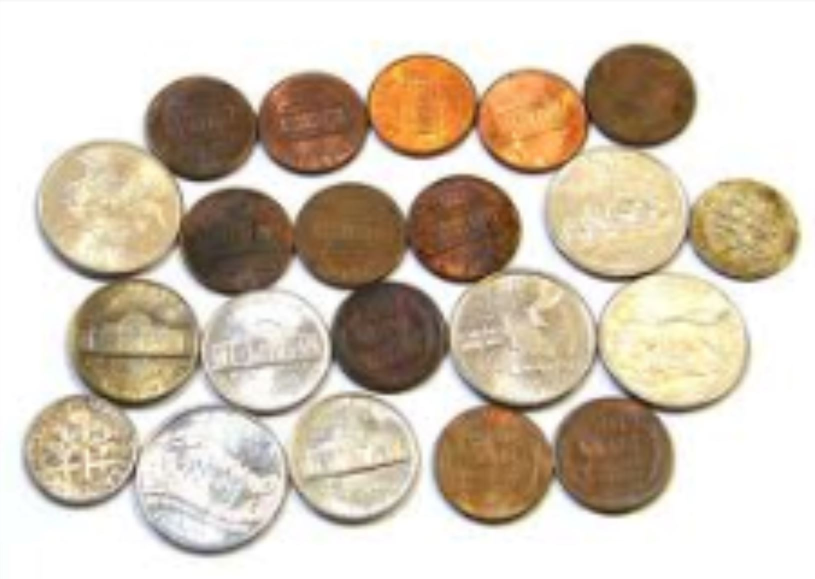
#> input picture coin2.JPG, 1629 x 1157 px (shown at 1/2 size)
$ python btcoin2.py
#> lines starting #> are read from the running program, lines starting #| are printed output that depends on the picture; after the words box and inside, x2 and y2 are one past the last pixel; in counts of white or black regions, pixels touching at a corner belong together
from traceback import print_tb
from cv2 import DIST_L2, mean
import numpy as np
import cv2
import matplotlib.pyplot as plt


img  =  cv2.imread("coin2.JPG", cv2.IMREAD_COLOR)
#> img is the input picture: shape (1157, 1629, 3); mean B, G, R 179.8, 196.8, 209.7
img_1 = cv2.imread("coin2.JPG", cv2.IMREAD_GRAYSCALE)
#> img_1: shape (1157, 1629); min 28, max 255, mean 198.8
img = cv2.resize(img,(int(img.shape[1]/2), int(img.shape[0]/2)))
#> img: shape (578, 814, 3)
img_1 = cv2.resize(img_1,(int(img_1.shape[1]/2), int(img_1.shape[0]/2)))
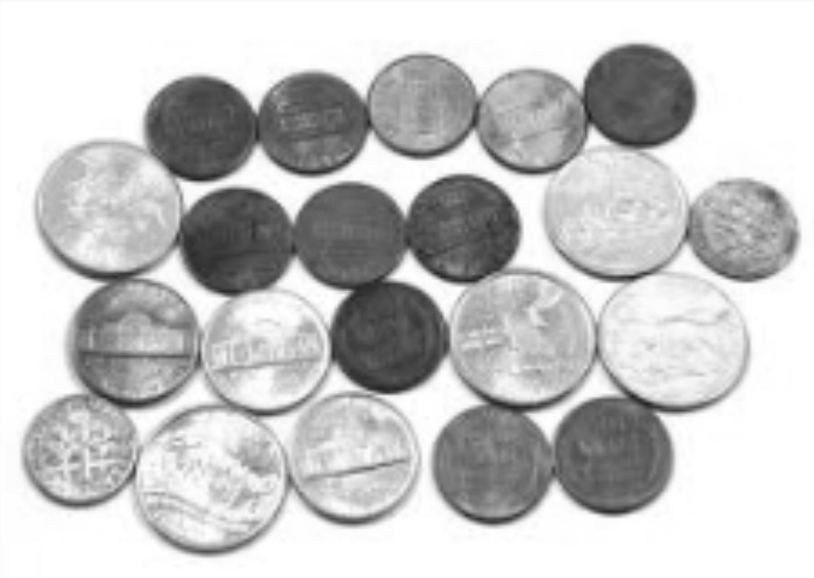
#> img_1: shape (578, 814); min 28, max 255, mean 198.7

def his(image):
    b,g,r = cv2.split(img)
    fig = plt.figure(figsize=(8,4))

    ax = fig.add_subplot(121)
    ax.imshow(img[...,::-1])

    ax = fig.add_subplot(122)
    for x, c in zip([b,g,r], ["b", "g", "r"]):
        xs = np.arange(256)
        ys = cv2.calcHist([x], [0], None, [256], [0,256])
        ax.plot(xs, ys.ravel(), color=c)

    ax.set_xlabel('X')
    ax.set_ylabel('Y')
    plt.show()
def morph(image):
    kernel = cv2.getStructuringElement(cv2.MORPH_RECT,(3,3))
    img = cv2.morphologyEx(image,cv2.MORPH_CLOSE , kernel, iterations = 1)
    # img = cv2.dilate(img,kernel,iterations=1)
    return img
def __removeSmallContours(mask):
    image_binary = np.ones((mask.shape[0], mask.shape[1]), np.uint8)
    contours = cv2.findContours(mask.copy(), cv2.RETR_LIST, cv2.CHAIN_APPROX_SIMPLE)[0]
    for cnt in contours:
        area = cv2.contourArea(cnt)
        if area > 350.0:
            print(area)
            masked = cv2.drawContours(image_binary, cnt, -1, (255,255,255), 1)
    kernel = cv2.getStructuringElement(cv2.MORPH_RECT,(3,3))
    masked = cv2.dilate(masked,kernel,iterations=2)
    return masked


g_img = cv2.GaussianBlur(img_1,(3,3),0)
b_img = cv2.threshold(g_img, 240,255,cv2.THRESH_BINARY_INV)[1]
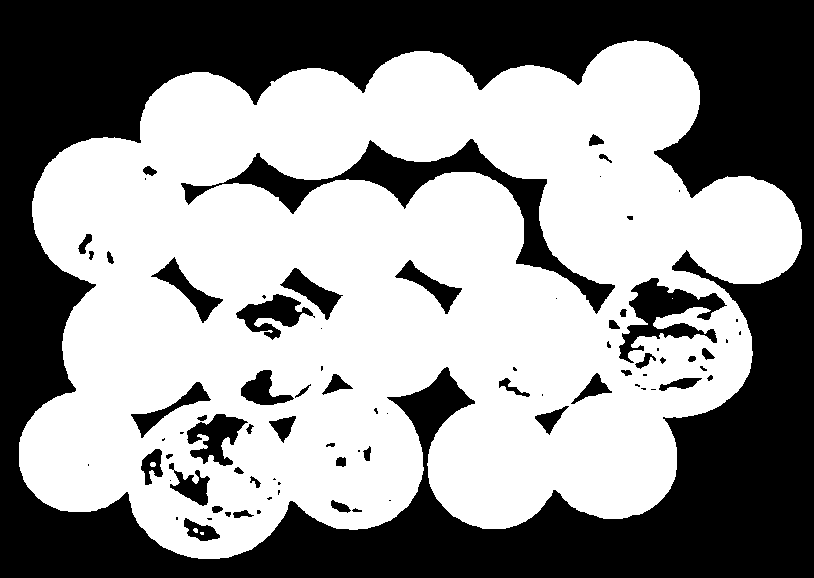
#> b_img: shape (578, 814); 56.9% white; 82 black regions (34 under 20 px), largest, box (x1, y1, x2, y2) and area: (0, 0, 814, 578) 175614, (181, 139, 615, 314) 9952, (619, 278, 727, 363) 3410
b_img_m = morph(b_img)
#> in morph, `img = cv2.morphologyEx(image,cv2.MORPH_CLOSE , kernel, iterations = 1)`:
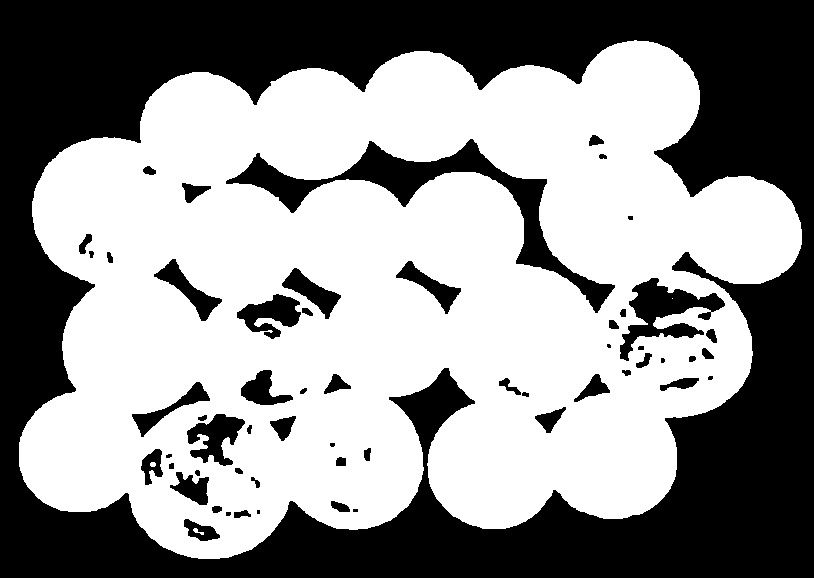
#> img: shape (578, 814); 57% white; 57 black regions (8 under 20 px)
b_img_rm = __removeSmallContours(b_img_m)
#> in __removeSmallContours, `contours = cv2.findContours(mask.copy(), cv2.RETR_LIST, cv2.CHAIN_APPR..`: contours = 61 contours, 4 with area under 20; largest, box (x1, y1, x2, y2) and area: (19, 40, 802, 559) 293474, (225, 138, 616, 314) 10103, (619, 277, 726, 362) 3386, (186, 413, 246, 467) 1699, (236, 293, 302, 340) 1632
#> the loop in __removeSmallContours, `for cnt in contours:` made 61 passes
#> area on passes 2, 3, 5, 6, 7, 8, 9, 10, 11, 12, 13, 15: 493.5, 26.5, 110, 22, 71.5, 159, 62.5, 766, 33, 48.5, 37.5, 97.5
#| 493.5
#| 766.0
#| 518.5
#| 387.5
#| 1699.0
#| 399.5
#| 1056.5
#| 452.0
#> (further printed lines are left out)
#> after the loop in __removeSmallContours, `for cnt in contours:`:
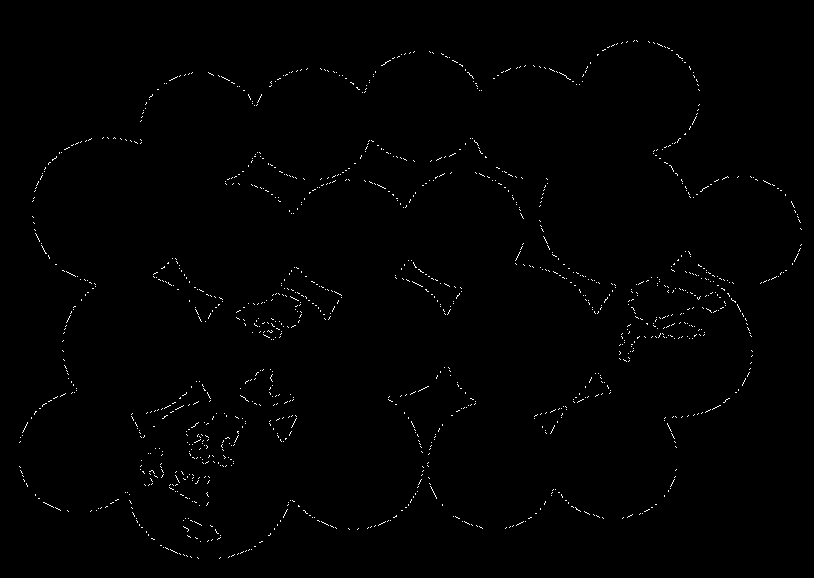
#> image_binary: shape (578, 814); values 1 (black) and 255 (white), 0.67% white in thin lines or dots, all inside (x1, y1, x2, y2) = (19, 40, 802, 559)
#> in __removeSmallContours, `masked = cv2.dilate(masked,kernel,iterations=2)`:
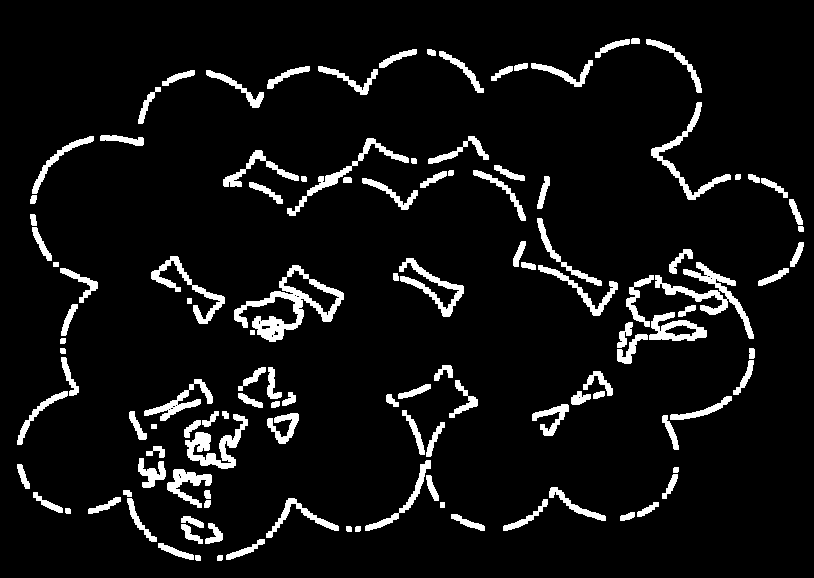
#> masked: shape (578, 814); values 1 (black) and 255 (white), 7.3% white; 122 white regions, largest, box (x1, y1, x2, y2) and area: (234, 265, 344, 342) 2278, (655, 262, 754, 339) 1585, (185, 414, 248, 469) 1225

dist_img = cv2.distanceTransform(b_img_m,cv2.DIST_L2,3)
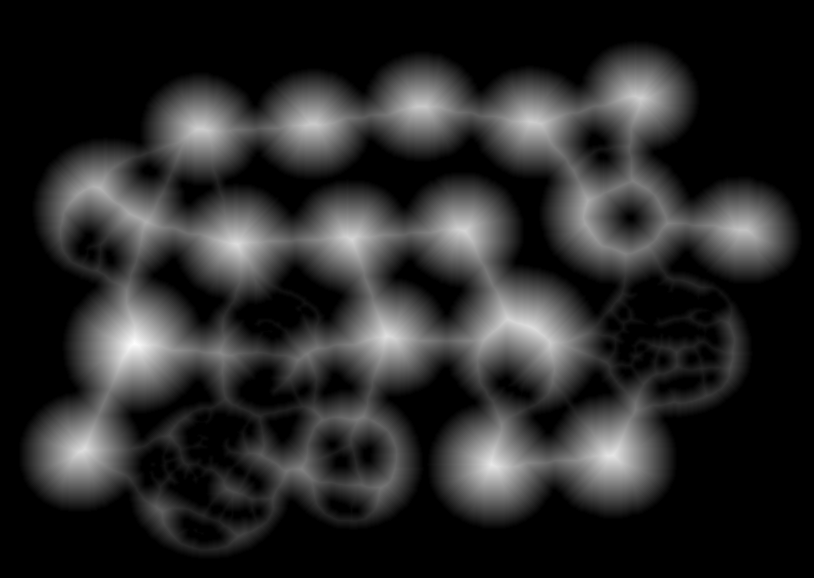
#> dist_img: shape (578, 814) float32; min 0, max 67.64, mean 11; drawn with min black and max white
cv2.normalize(dist_img, dist_img, 0,1,cv2.NORM_MINMAX)
out = cv2.threshold(dist_img, 0.48,255,cv2.THRESH_BINARY)[1]
#> out: shape (578, 814) float32; 10.2% white; 24 white regions (3 under 20 px), largest, box (x1, y1, x2, y2) and area: (95, 291, 192, 390) 5169, (464, 288, 576, 373) 4997, (565, 417, 644, 486) 3459
kernel = cv2.getStructuringElement(cv2.MORPH_RECT,(3,3))

out = cv2.erode(out,kernel,iterations = 3 )
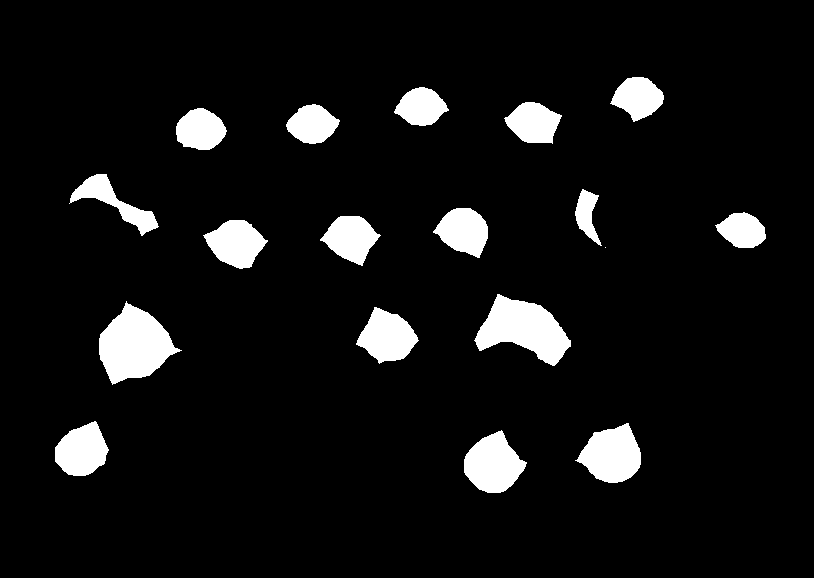
#> out: shape (578, 814) float32; 7.3% white; 18 white regions (1 under 20 px), largest, box (x1, y1, x2, y2) and area: (99, 301, 182, 385) 4072, (474, 294, 571, 366) 3822, (575, 423, 641, 483) 2631
out = np.array(out, dtype=np.uint8)
#> out: shape (578, 814); 7.3% white; 18 white regions (1 under 20 px)

contours = cv2.findContours(out, cv2.RETR_EXTERNAL, cv2.CHAIN_APPROX_SIMPLE)[0]
#> contours = 18 contours, 1 with area under 20; largest, box (x1, y1, x2, y2) and area: (99, 301, 182, 385) 3960, (474, 294, 571, 366) 3700, (575, 423, 641, 483) 2542, (464, 430, 527, 493) 2498, (356, 307, 419, 364) 2113
# wt = cv2.watershed(img_1, out)
# his(img_1)
# cv2.imshow("gray", img_1)
cv2.imshow("binary_1", b_img)
cv2.imshow("binary_2", b_img_m)
# cv2.imshow("rm_cnt", b_img_rm)
cv2.imshow("dist", dist_img)
cv2.imshow("out", out )
# cv2.imshow("color", img)

cv2.waitKey(0)
cv2.destroyAllWindows()

print(len(contours))
#| 18
